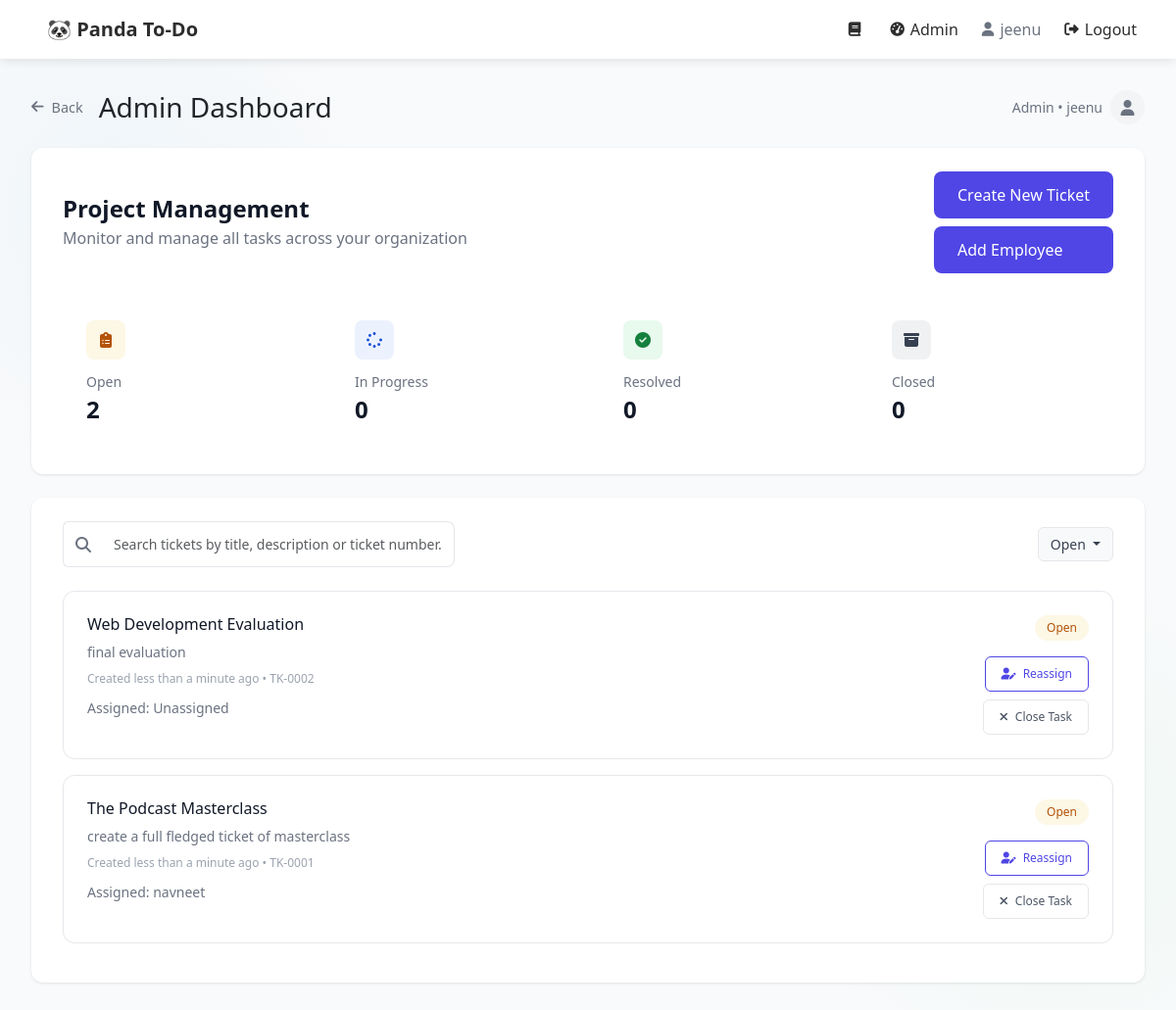
Screenshot of /userauth/admin-dashboard/?status=open (signed in) with the database file from the repository.
### userauth/models.py (models this page shows, shortened)
class Ticket(models.Model):
    STATUS_CHOICES = [
        ('open', 'Open'),
        ('in_progress', 'In Progress'),
        ('on_hold', 'On Hold'),
        ('resolved', 'Resolved'),
        ('closed', 'Closed'),
    ]
    title = models.CharField(max_length=200)
    description = models.TextField()
    created_by = models.ForeignKey(User, on_delete=models.CASCADE, related_name='created_tickets')
    assigned_to = models.ForeignKey(User, on_delete=models.CASCADE, related_name='assigned_tickets', null=True, blank=True)
    status = models.CharField(max_length=20, choices=STATUS_CHOICES, default='open')
    created_at = models.DateTimeField(auto_now_add=True)
    updated_at = models.DateTimeField(auto_now=True)
    ticket_number = models.CharField(max_length=20, unique=True, blank=True)

### userauth/views.py (the view)
# urls.py: path('admin-dashboard/', views.admin_dashboard, name='admin_dashboard'),
@login_required
def admin_dashboard(request):
    if not request.user.profile.is_admin:
        return redirect('employee_dashboard')
    search_query = request.GET.get('search', '')
    status_filter = request.GET.get('status', '')
    tickets = Ticket.objects.all().order_by('-created_at')
    if search_query:
        tickets = tickets.filter(
            models.Q(title__icontains=search_query) |
            models.Q(description__icontains=search_query) |
            models.Q(ticket_number__icontains=search_query)
        )
    if status_filter and status_filter != 'all':
        tickets = tickets.filter(status=status_filter)
    all_tickets = Ticket.objects.all()
    context = {
        'tickets': tickets,
        'open_count': all_tickets.filter(status='open').count(),
        'in_progress_count': all_tickets.filter(status='in_progress').count(),
        'resolved_count': all_tickets.filter(status='resolved').count(),
        'closed_count': all_tickets.filter(status='closed').count(),
        'search_query': search_query,
        'status_filter': status_filter,
    }
    return render(request, 'admin_dashboard.html', context)

### templates/admin_dashboard.html (shortened to what this page needs)
{% extends 'base.html' %}
{% block content %}
<div class="d-flex align-items-center mb-4">
    <a href="{% url 'choose-role' %}" class="back-link me-3">
        <i class="fas fa-arrow-left me-2"></i> Back
    </a>
    <h3 class="mb-0">Admin Dashboard</h3>
    <div class="ms-auto d-flex align-items-center">
        <span class="user-info me-2">Admin • {{ user.username }}</span>
        <div class="user-avatar d-flex align-items-center justify-content-center">
            <i class="fas fa-user text-muted"></i>
        </div>
    </div>
</div>
<div class="card mb-4">
    <div class="card-body">
        <div class="d-flex justify-content-between align-items-center mb-3">
            <div>
                <h4 class="mb-1">Project Management</h4>
                <p class="text-muted mb-0">Monitor and manage all tasks across your organization</p>
            </div>
            <div class="d-flex flex-column">
                <a href="{% url 'create_ticket' %}" class="btn create-btn mb-2">Create New Ticket</a>
                <a href="{% url 'add_employee' %}" class="btn create-btn">Add Employee</a>
            </div>
        </div>
        <div class="row mt-4">
            <div class="col-md-3">
                <div class="stats-card">
                    <div class="stats-icon open-icon">
                        <i class="fas fa-clipboard-list"></i>
                    </div>
                    <div class="stats-label">Open</div>
                    <div class="stats-value">{{ open_count }}</div>
                </div>
            </div>
            <div class="col-md-3">
                <div class="stats-card">
                    <div class="stats-icon progress-icon">
                        <i class="fas fa-spinner"></i>
                    </div>
                    <div class="stats-label">In Progress</div>
                    <div class="stats-value">{{ in_progress_count }}</div>
                </div>
            </div>
            <div class="col-md-3">
                <div class="stats-card">
                    <div class="stats-icon resolved-icon">
                        <i class="fas fa-check-circle"></i>
                    </div>
                    <div class="stats-label">Resolved</div>
                    <div class="stats-value">{{ resolved_count }}</div>
                </div>
            </div>
            <div class="col-md-3">
                <div class="stats-card">
                    <div class="stats-icon closed-icon">
                        <i class="fas fa-archive"></i>
                    </div>
                    <div class="stats-label">Closed</div>
                    <div class="stats-value">{{ closed_count }}</div>
                </div>
            </div>
        </div>
    </div>
</div>
<div class="card">
    <div class="card-body">
        <div class="d-flex justify-content-between align-items-center mb-4">
            <form method="get" class="d-flex align-items-center" style="width: 400px;">
                <div class="input-group">
                    <span class="input-group-text bg-white border-end-0">
                        <i class="fas fa-search text-muted"></i>
                    </span>
                    <input type="text" name="search" class="form-control border-start-0 search-box"
                           placeholder="Search tickets by title, description or ticket number..."
                           value="{{ search_query }}">
                </div>
            </form>
            <div class="dropdown">
                <button class="btn btn-light dropdown-toggle" type="button" id="statusFilter" data-bs-toggle="dropdown">
                    {% if status_filter == 'all' or not status_filter %}All Statuses{% else %}{{ status_filter|title }}{% endif %}
                </button>
            </div>
        </div>
        {% if tickets %}
            {% for ticket in tickets %}
                <div class="ticket-card">
                    <div class="d-flex justify-content-between align-items-start">
                        <div>
                            <h6 class="ticket-title">{{ ticket.title }}</h6>
                            <p class="ticket-description mb-2">{{ ticket.description }}</p>
                            <div class="ticket-meta">
                                Created less than a minute ago • {{ ticket.ticket_number }}
                            </div>
                            <div>
                                <span class="text-muted small">Assigned:
                                    {% if ticket.assigned_to %}
                                        {{ ticket.assigned_to.username }}
                                    {% else %}
                                        Unassigned
                                    {% endif %}
                                </span>
                            </div>
                        </div>
                        <div class="d-flex flex-column align-items-end">
                            <span class="status-badge status-{% if ticket.status == 'open' %}open{% elif ticket.status == 'in_progress' %}progress{% elif ticket.status == 'on_hold' %}hold{% elif ticket.status == 'resolved' %}resolved{% else %}closed{% endif %} mb-3">
                                {{ ticket.get_status_display }}
                            </span>
                            <div class="d-flex flex-column align-items-end">
                                <a href="{% url 'reassign_ticket' ticket.id %}" class="btn btn-outline-primary action-btn mb-2">
                                    <i class="fas fa-user-edit me-1"></i> Reassign
                                </a>
                                {% if ticket.status != 'closed' %}
                                    <a href="{% url 'update_ticket_status' ticket.id 'closed' %}" class="btn btn-outline-secondary action-btn">
                                        <i class="fas fa-times me-1"></i> Close Task
                                    </a>
                                {% else %}
                                    <a href="{% url 'update_ticket_status' ticket.id 'open' %}" class="btn btn-outline-primary action-btn">
                                        <i class="fas fa-redo me-1"></i> Reopen Task
                                    </a>
                                {% endif %}
                            </div>
                        </div>
                    </div>
                </div>
            {% endfor %}
        {% endif %}
    </div>
</div>
{% endblock %}

### templates/base.html (shortened to what this page needs)
<!DOCTYPE html>
<html lang="en">
<head>
    <link href="https://cdn.jsdelivr.net/npm/bootstrap@5.3.0-alpha1/dist/css/bootstrap.min.css" rel="stylesheet">
    <link rel="stylesheet" href="https://cdnjs.cloudflare.com/ajax/libs/font-awesome/6.4.0/css/all.min.css">
</head>
<body>
    <nav class="navbar navbar-expand-lg navbar-light">
        <div class="container">
            <a class="navbar-brand" href="{% url 'dashboard' %}">🐼 Panda To-Do</a>
            <div class="collapse navbar-collapse" id="navbarNav">
                {% if user.is_authenticated %}
                <ul class="navbar-nav ms-auto">
                    <li class="nav-item">
                        <a class="nav-link" href="{% url 'diary' %}">
                            <i class="fas fa-book"></i>
                        </a>
                    </li>
                    {% if user.profile.is_admin %}
                    <li class="nav-item">
                        <a class="nav-link" href="{% url 'admin_dashboard' %}">
                            <i class="fas fa-tachometer-alt"></i>
                            <span>Admin</span>
                        </a>
                    </li>
                    {% endif %}
                    <li class="nav-item">
                        <span class="nav-link text-muted">
                            <i class="fas fa-user"></i>
                            <span>{{ user.username }}</span>
                        </span>
                    </li>
                    <li class="nav-item">
                        <a class="nav-link" href="{% url 'logout' %}">
                            <i class="fas fa-sign-out-alt"></i>
                            <span>Logout</span>
                        </a>
                    </li>
                </ul>
                {% endif %}
            </div>
        </div>
    </nav>
    <div class="container">
        {% block content %}{% endblock %}
    </div>
</body>
</html>

### templates/base.html (style rules this page uses)
body { font-family: 'Segoe UI', Tahoma, Geneva, Verdana, sans-serif; background: linear-gradient(135deg, #f5f7fa 0%, #e4e8eb 100%); background-image: radial-gradient(circle at 10% 20%, rgba(52, 152, 219, 0.05) 0%, transparent 20%), radial-gradient(circle at 90% 80%, rgba(46, 204, 113, 0.05) 0%, transparent 20%); min-height: 100vh; margin: 0; padding: 0; font-size: 16px; }
.navbar { background: rgba(255, 255, 255, 0.95); backdrop-filter: blur(10px); box-shadow: 0 2px 10px rgba(0, 0, 0, 0.1); padding: 0.8rem 0; height: 60px; }
.navbar-brand { font-weight: 700; font-size: 1.25rem; color: #2d2d2d; transition: color 0.3s ease; padding: 0.5rem 1rem; }
.nav-link { color: #2d2d2d; font-weight: 500; padding: 0.5rem 1rem; border-radius: 8px; transition: all 0.3s ease; font-size: 1rem; display: flex; align-items: center; }
.nav-link i { margin-right: 6px; font-size: 0.9em; }
.navbar-nav { display: flex; align-items: center; gap: 8px; }
.container { padding: 1rem; max-width: 800px; }

### templates/admin_dashboard.html (style rules this page uses)
body { background-color: #F9FAFB; }
.container { max-width: 100%; padding: 2rem; }
.back-link { color: #6B7280; text-decoration: none; font-size: 0.9rem; display: flex; align-items: center; }
.card { background: white; border-radius: 12px; border: none; box-shadow: 0 1px 3px rgba(0,0,0,0.1); margin-bottom: 2rem; }
.card-body { padding: 1.5rem 2rem; }
.stats-card { padding: 1.5rem; border-radius: 12px; background: white; height: 100%; transition: all 0.2s; }
.stats-icon { width: 40px; height: 40px; border-radius: 8px; display: flex; align-items: center; justify-content: center; margin-bottom: 0.75rem; }
.open-icon { background: rgba(234, 179, 8, 0.1); color: #B45309; }
.progress-icon { background: rgba(59, 130, 246, 0.1); color: #1D4ED8; }
.resolved-icon { background: rgba(34, 197, 94, 0.1); color: #15803D; }
.closed-icon { background: rgba(107, 114, 128, 0.1); color: #374151; }
.stats-label { font-size: 0.875rem; color: #6B7280; }
.stats-value { font-size: 1.5rem; color: #111827; font-weight: 600; }
.search-box { border: 1px solid #E5E7EB; border-radius: 8px; padding: 0.75rem; font-size: 0.875rem; width: 400px; }
.ticket-card { padding: 1.5rem; border: 1px solid #E5E7EB; border-radius: 12px; margin-bottom: 1rem; transition: all 0.2s; }
.ticket-title { font-size: 1rem; font-weight: 500; color: #111827; margin-bottom: 0.5rem; }
.ticket-description { font-size: 0.875rem; color: #6B7280; }
.ticket-meta { font-size: 0.75rem; color: #9CA3AF; margin-bottom: 0.5rem; }
.status-badge { font-size: 0.75rem; font-weight: 500; padding: 0.25rem 0.75rem; border-radius: 9999px; }
.status-open { background: rgba(234, 179, 8, 0.1); color: #B45309; }
.action-btn { font-size: 0.75rem; padding: 0.5rem 1rem; border-radius: 6px; }
.create-btn { background: #4F46E5; color: white; border: none; padding: 0.75rem 1.5rem; border-radius: 8px; font-weight: 500; display: inline-flex; align-items: center; transition: all 0.2s; text-decoration: none; }
.dropdown .btn-light { border: 1px solid #E5E7EB; color: #374151; font-size: 0.875rem; }
.user-info { color: #6B7280; font-size: 0.875rem; }
.user-avatar { width: 35px; height: 35px; background: #F3F4F6; border-radius: 50%; }
h4 { color: #111827; font-weight: 600; }
.text-muted { color: #6B7280 !important; }
.input-group-text { border-color: #E5E7EB; }
.btn-outline-secondary { border-color: #E5E7EB; color: #4B5563; }
.btn-outline-primary { border-color: #4F46E5; color: #4F46E5; }

### rows the page displays
Ticket: title "Web Development Evaluation", description "final evaluation", ticket_number "TK-0002", shows "Unassigned", status "Open", shows "Close Task"
Ticket: title "The Podcast Masterclass", description "create a full fledged ticket of masterclass", ticket_number "TK-0001", assigned_to.username "navneet", status "Open", shows "Close Task"

### other values shown
{{ user.username }} "jeenu"
{{ open_count }} "2"
{{ in_progress_count }} "0"
{{ resolved_count }} "0"
{{ closed_count }} "0"
{{ status_filter|title }} "Open"
